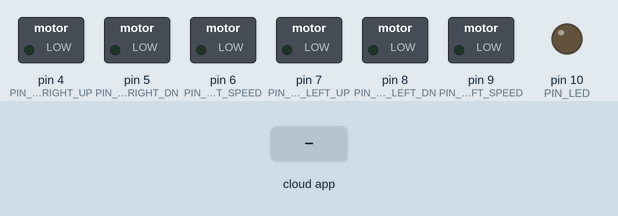
Simulated run of this sketch. Board: Arduino Uno, built with avr-gcc and run on an emulated ATmega328P. On the bench: switched loads named in the sketch (green lamp = pin HIGH), output pins drawn as LEDs (lit = HIGH). Inputs (shaded band) come from the test bench. The RemoteXY app is connected.

Above: at 1.2 s.
1.3 s: the phone or cloud app sets joystick_1_x to 1
At 2.1 s:
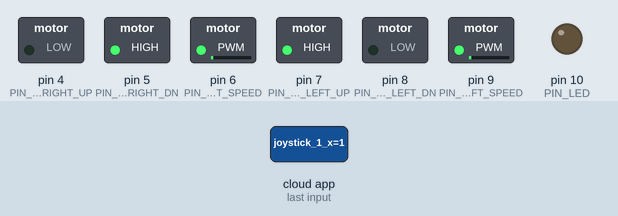
2.8 s: the phone or cloud app sets joystick_1_y to 1
At 3.3 s:
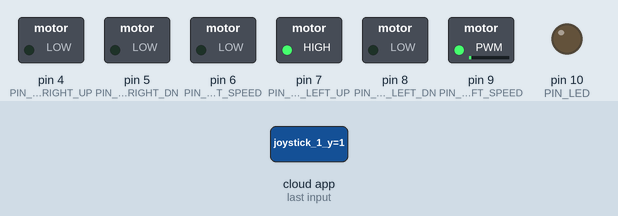
4.3 s: the phone or cloud app sets switch_1 to 1
At 5.5 s:
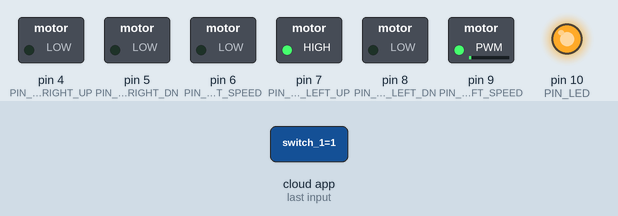
5.8 s: the phone or cloud app sets joystick_1_x to 0
At 6.7 s:
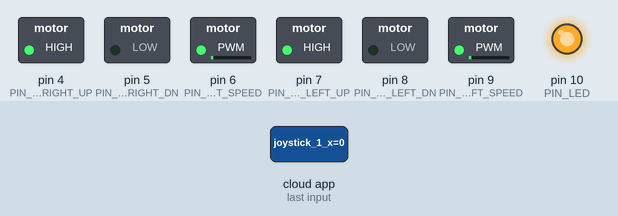
7.3 s: the phone or cloud app sets joystick_1_y to 0
At 7.9 s:
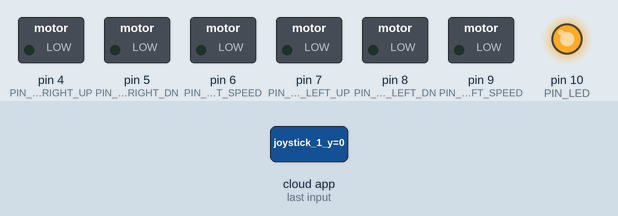
8.8 s: the phone or cloud app sets joystick_1_x to 1
At 9.1 s:
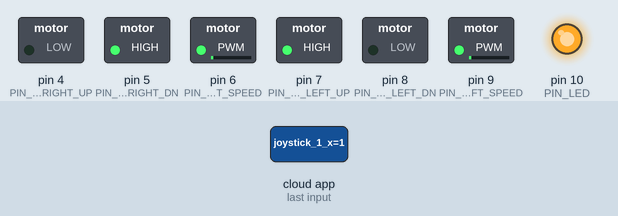
Timing chart, 0 to 11.3 s (numbered marks = the images above; inputs shaded):
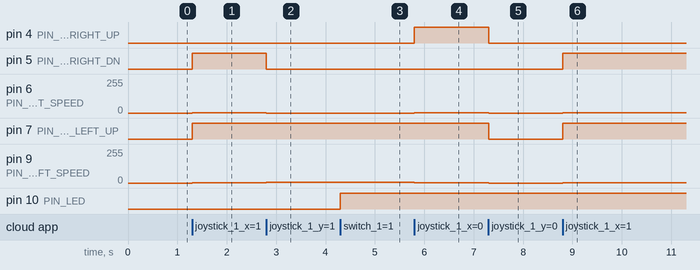

The sketch:

GSensorArduino.ino
```cpp
#define REMOTEXY_MODE__SOFTWARESERIAL
#include <SoftwareSerial.h>
#include <RemoteXY.h>
#define REMOTEXY_SERIAL_RX 2
#define REMOTEXY_SERIAL_TX 3
#define REMOTEXY_SERIAL_SPEED 9600
#define PIN_MOTOR_RIGHT_UP 4
#define PIN_MOTOR_RIGHT_DN 5
#define PIN_MOTOR_RIGHT_SPEED 6
#define PIN_MOTOR_LEFT_UP 7
#define PIN_MOTOR_LEFT_DN 8
#define PIN_MOTOR_LEFT_SPEED 9
#define PIN_LED 10

unsigned char RemoteXY_CONF[] =
  { 3,0,23,0,1,5,5,15,41,11
  ,43,43,1,2,0,6,5,27,11,5
  ,79,78,0,79,70,70,0 };

struct {
  signed char joystick_1_x;
  signed char joystick_1_y;
  unsigned char switch_1;
  unsigned char connect_flag;
}
RemoteXY;

unsigned char RightMotor[3] =
  {PIN_MOTOR_RIGHT_UP, PIN_MOTOR_RIGHT_DN, PIN_MOTOR_RIGHT_SPEED};
unsigned char LeftMotor[3] =
  {PIN_MOTOR_LEFT_UP, PIN_MOTOR_LEFT_DN, PIN_MOTOR_LEFT_SPEED};

void Wheel (unsigned char * motor, int v)
{
  if (v>100) v=100;
  if (v<-100) v=-100;
  if (v>0) {
    digitalWrite(motor[0], HIGH);
    digitalWrite(motor[1], LOW);
    analogWrite(motor[2], v*2.55);
  }
  else if (v<0) {
    digitalWrite(motor[0], LOW);
    digitalWrite(motor[1], HIGH);
    analogWrite(motor[2], (-v)*2.55);
  }
  else {
    digitalWrite(motor[0], LOW);
    digitalWrite(motor[1], LOW);
    analogWrite(motor[2], 0);
  }
}

void setup()
{
  pinMode (PIN_MOTOR_RIGHT_UP, OUTPUT);
  pinMode (PIN_MOTOR_RIGHT_DN, OUTPUT);
  pinMode (PIN_MOTOR_LEFT_UP, OUTPUT);
  pinMode (PIN_MOTOR_LEFT_DN, OUTPUT);
  pinMode (PIN_LED, OUTPUT);
  RemoteXY_Init ();
}

void loop()
{
  RemoteXY_Handler ();
  digitalWrite (PIN_LED, (RemoteXY.switch_1==0)?LOW:HIGH);
  Wheel (RightMotor, RemoteXY.joystick_1_y - RemoteXY.joystick_1_x);
  Wheel (LeftMotor, RemoteXY.joystick_1_y + RemoteXY.joystick_1_x);
}
```

Measured:
- after the input at 1.3 s, pin 5 (PIN_MOTOR_RIGHT_DN), pin 7 (PIN_MOTOR_LEFT_UP): LOW → HIGH at once; pin 6 (PIN_MOTOR_RIGHT_SPEED), pin 9 (PIN_MOTOR_LEFT_SPEED): 0/255 → 2/255 at once
- after the input at 2.8 s, pin 5 (PIN_MOTOR_RIGHT_DN): HIGH → LOW at once; pin 6 (PIN_MOTOR_RIGHT_SPEED): 2/255 → 0/255 at once; pin 9 (PIN_MOTOR_LEFT_SPEED): 2/255 → 5/255 at once
- after the input at 4.3 s, pin 10 (PIN_LED): LOW → HIGH at once
- after the input at 5.8 s, pin 4 (PIN_MOTOR_RIGHT_UP): LOW → HIGH at once; pin 6 (PIN_MOTOR_RIGHT_SPEED): 0/255 → 2/255 at once; pin 9 (PIN_MOTOR_LEFT_SPEED): 5/255 → 2/255 at once
- after the input at 7.3 s, pin 4 (PIN_MOTOR_RIGHT_UP), pin 7 (PIN_MOTOR_LEFT_UP): HIGH → LOW at once; pin 6 (PIN_MOTOR_RIGHT_SPEED), pin 9 (PIN_MOTOR_LEFT_SPEED): 2/255 → 0/255 at once
- after the input at 8.8 s, pin 5 (PIN_MOTOR_RIGHT_DN), pin 7 (PIN_MOTOR_LEFT_UP): LOW → HIGH at once; pin 6 (PIN_MOTOR_RIGHT_SPEED), pin 9 (PIN_MOTOR_LEFT_SPEED): 0/255 → 2/255 at once
